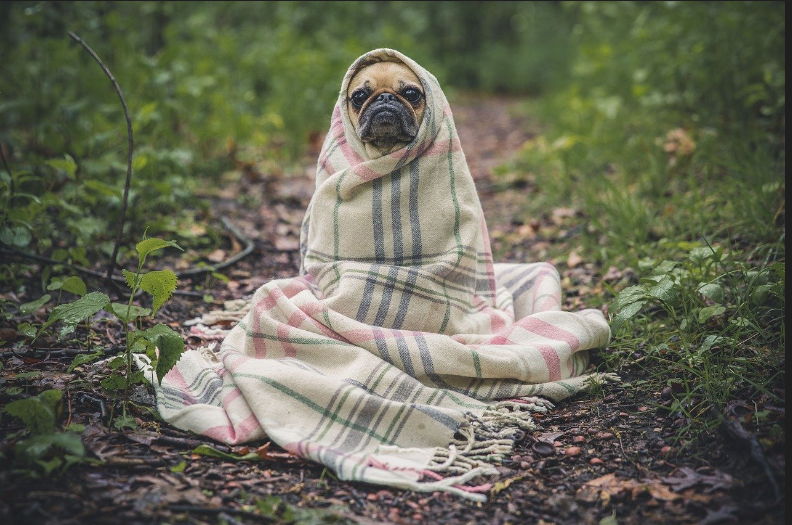
#> input picture perrito.png, 792 x 525 px
$ python 'tarea1(image).py'
#> lines starting #> are read from the running program, lines starting #| are printed output that depends on the picture
from PIL import Image
from PIL import ImageFilter

with Image.open("perrito.png") as pic_original:
#> pic_original is the input picture: PIL image 792x525 RGBA; mean R, G, B, A 103.3, 104.7, 87.1, 255
    pic_original.show()

    pic_gray = pic_original.convert("L")
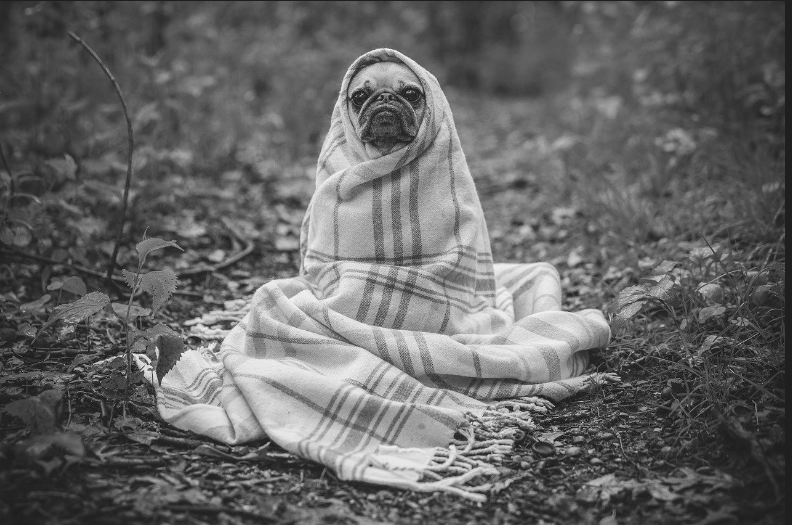
#> pic_gray: PIL image 792x525 L; min 7, max 250, mean 102.3
    pic_gray.save("perrito2.png")
    pic_gray.show()


    pic_up = pic_gray.transpose(Image.ROTATE_90)
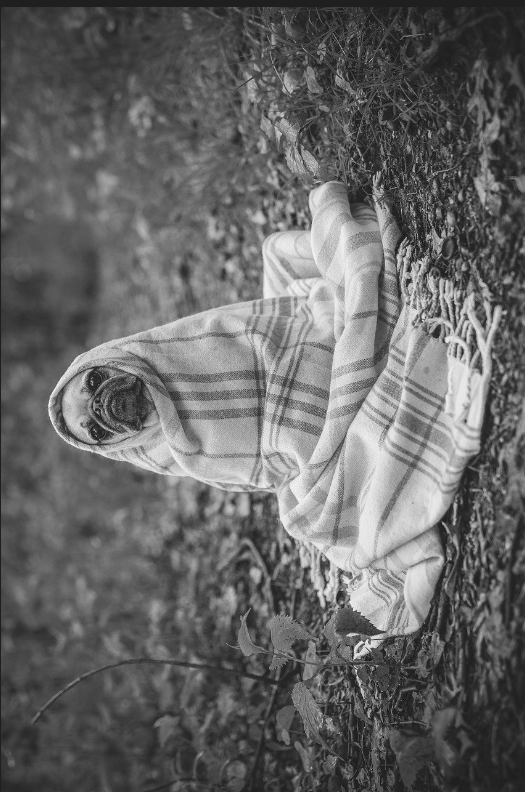
#> pic_up: PIL image 525x792 L; min 7, max 250, mean 102.3
    pic_up.save("Perrito_de_lado.png")
    pic_up.show()

    print("tamaño: ", pic_original.size)
#| tamaño:  (792, 525)
    print("formato: ", pic_original.format)
#| formato:  PNG
    print("tipo: ", pic_original.mode)
#| tipo:  RGBA
